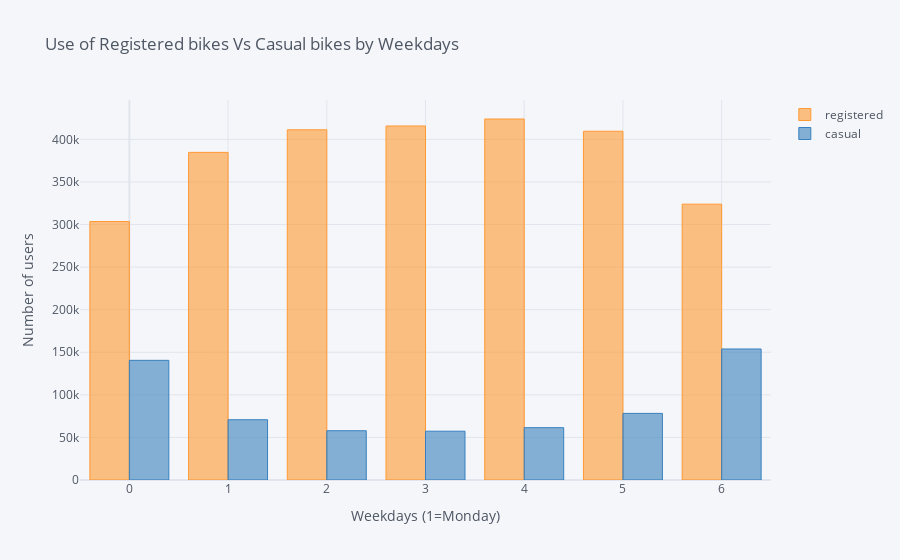

Source (notebook cell):
### Code cell
byWeekday[['registered','casual']].iplot(kind='bar',bins=1,
                            title='Use of Registered bikes Vs Casual bikes by Weekdays',         
                            xTitle='Weekdays (1=Monday)',
                            yTitle='Number of users')

### Figure 1 — Plotly figure (JSON) as saved in the notebook; plotly's stock layout.template omitted (floating-point values rounded to 4 significant figures)
{"data": [{"marker": {"color": "rgba(255, 153, 51, 0.6)", "line": {"color": "rgba(255, 153, 51, 1.0)", "width": 1}}, "name": "registered", "orientation": "v", "text": "", "type": "bar", "x": [0, 1, 2, 3, 4, 5, 6], "y": [303506, 384719, 411266, 415729, 423935, 409552, 323955]}, {"marker": {"color": "rgba(55, 128, 191, 0.6)", "line": {"color": "rgba(55, 128, 191, 1.0)", "width": 1}}, "name": "casual", "orientation": "v", "text": "", "type": "bar", "x": [0, 1, 2, 3, 4, 5, 6], "y": [140521, 70784, 57843, 57319, 61460, 78238, 153852]}], "layout": {"legend": {"bgcolor": "#F5F6F9", "font": {"color": "#4D5663"}}, "paper_bgcolor": "#F5F6F9", "plot_bgcolor": "#F5F6F9", "title": {"font": {"color": "#4D5663"}, "text": "Use of Registered bikes Vs Casual bikes by Weekdays"}, "xaxis": {"gridcolor": "#E1E5ED", "showgrid": true, "tickfont": {"color": "#4D5663"}, "title": {"font": {"color": "#4D5663"}, "text": "Weekdays (1=Monday)"}, "zerolinecolor": "#E1E5ED"}, "yaxis": {"gridcolor": "#E1E5ED", "showgrid": true, "tickfont": {"color": "#4D5663"}, "title": {"font": {"color": "#4D5663"}, "text": "Number of users"}, "zerolinecolor": "#E1E5ED"}}}
